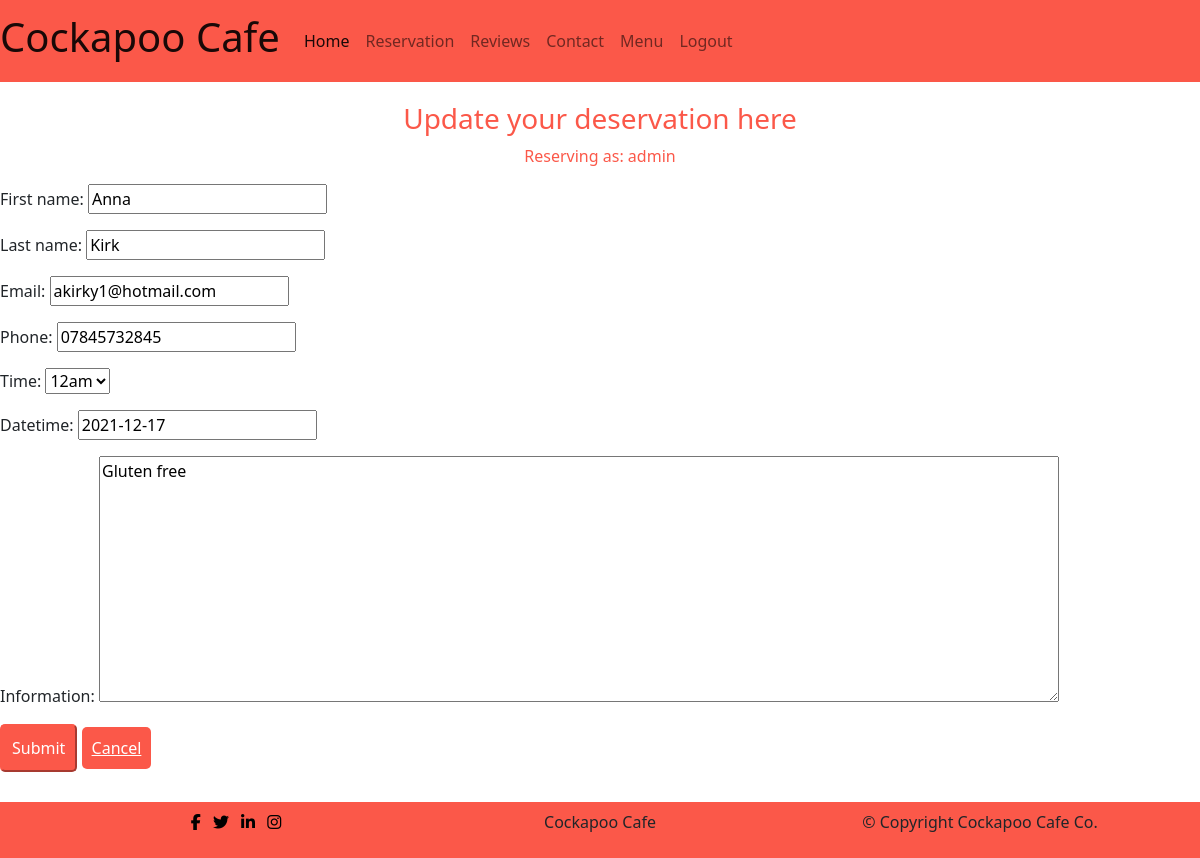
The page /reservation/update_reservation/1/ (signed in) on the database as committed earlier.
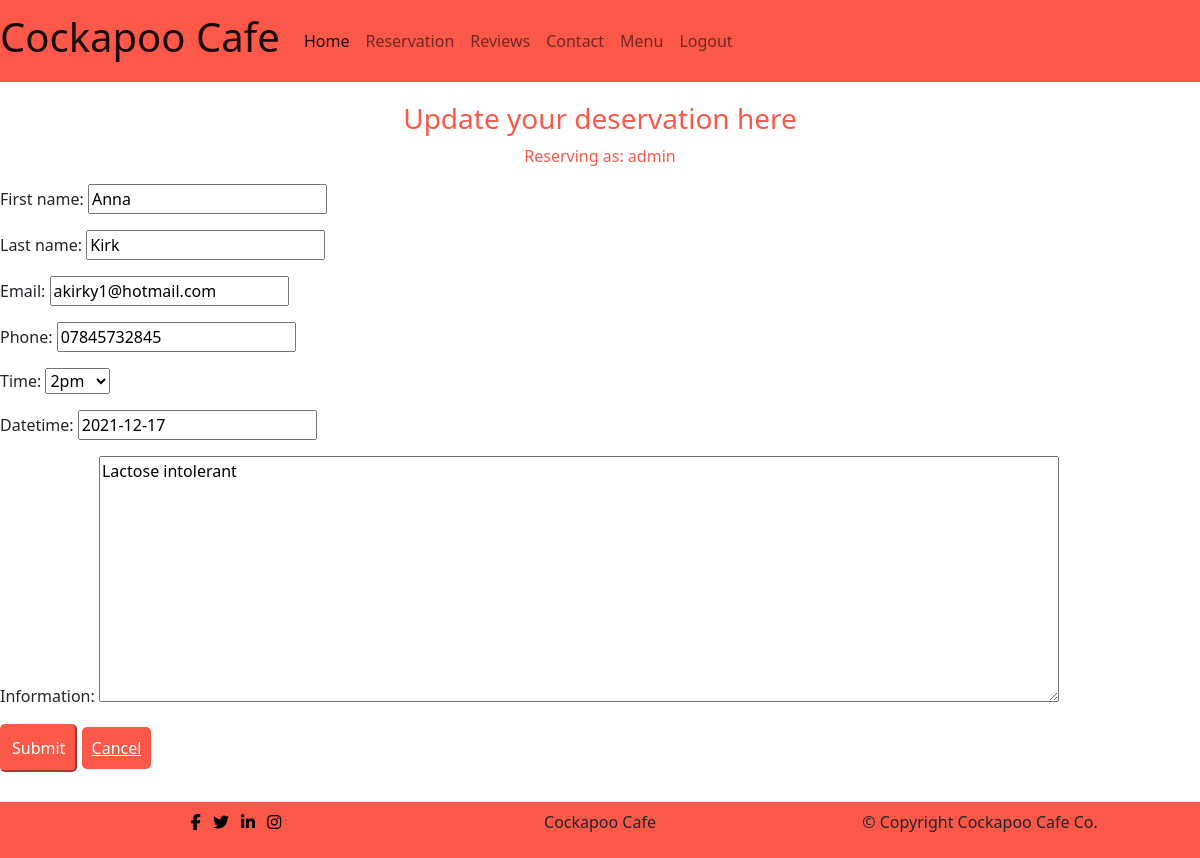
The same page on the database as committed later.
### reservation/models.py (models this page shows, shortened)
class Reservation(models.Model):
    first_name = models.CharField(max_length=100, unique=False)
    last_name = models.CharField(max_length=100, unique=False)
    email = models.EmailField(max_length=100, unique=False)
    phone = models.CharField(max_length=50, unique=False)
    time = models.CharField(max_length=100, choices=Reservation_Choices,
                                 default='4pm')
    datetime = models.DateField(auto_now_add=False, null=True, blank=False)
    information = models.TextField(blank=True)
    sent_date = models.DateField(auto_now_add=True)
    accepted = models.BooleanField(default=True)
    accepted_date = models.DateTimeField(auto_now=True, null=True)
    user = models.ForeignKey(User, blank=True, null=True,
                             on_delete=models.CASCADE)
    class Meta:
        ordering = ["-sent_date"]

### reservation/views.py (the view)
# urls.py: path('update_reservation/<pk>/', views.ReservationUpdateView.as_view(), name="update_reservation"),
class ReservationUpdateView(LoginRequiredMixin, UpdateView):
    model = Reservation
    fields = ['first_name', 'last_name', 'email', 'phone', 'time', 'datetime', 'information']
    template_name = 'reservation/update_reservation.html'
    success_message = "Reservation will be updated"
    success_url = reverse_lazy('reservation')

### reservation/templates/reservation/update_reservation.html (shortened to what this page needs)
{% extends 'base.html' %}
{% load static%}
{% block content %}
  {% if user.is_authenticated %}
    <h3>Update your deservation here</h3>
    <p id="reviewer">Reserving as: {{ user.username }}</p>
    <form method="post" class="reservation-form">
        {{ form.as_p }}
        <button type="submit" class="menu-btn">Submit</button>
        <a class="menu-btn" href="{% url 'reservation' %}">Cancel</a>
    </form>
  {% endif %}
{% endblock %}

Rows that differ between the two databases and show on the page:
changed Reservation "Anna": time "12am" → "2pm"; information "Gluten free" → "Lactose intolerant"
